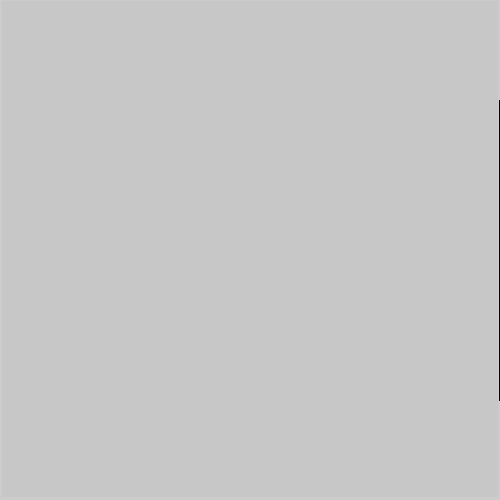
Frame 1 (no input)
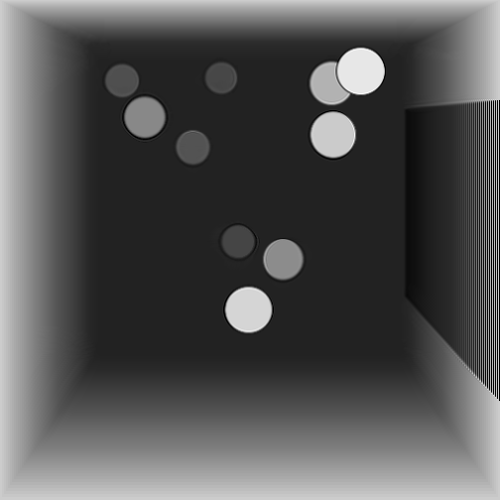
Frame 60 (the mouse pressed at the canvas centre just before this capture)
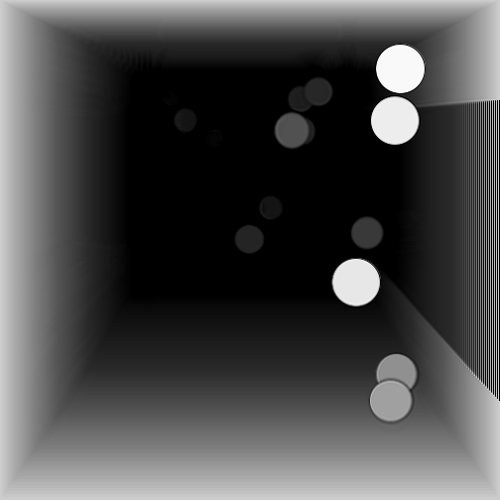
Frame 120 (the mouse held since frame 60 and released just before this capture)

The Processing sketch that drew these frames (run headless with seeded random() and noise(); from frame 60 on, the mouse is pressed at the canvas centre):

// Processing sketch: processing_4239
// ── processing_4239.pde

//Interactive Representation of Sydney

PImage i;
int c=0;

void setup(){
 size(500,500);
 smooth();
 frameRate(10);
 }
 
void draw(){
 i=get();
 tint(250);
 image(i,2,1,496,496);
 rect(499,100,50,300);
 if(c%90>random(1,90)&&c%90<random(1,90))ellipse(random(50, 450), random(50, 450), 50, 50); //people
 c++;
}

void mousePressed(){
 i=get();
 tint(random(150, 255), random(150, 255), random(150, 255));
 image(i,1,2,496,495);
 if(c%10>3&&c%10<7)rect(random(30, 300), random(25, 350), 125, 125); //cars
 if(c%10>3&&c%10<7)rect(random(30, 300), random(25, 350), 125, 125); //cars
 if(c%90>26&&c%90<30)rect(200, 50, 100, 400); //train
 if(c%90>76&&c%90<80)rect(200, 50, 100, 400); //train
 if(c%90>43&&c%90<47)rect(1, 1, 600, 600); //bus
 //when this clicked and it occurs rarely, the screen should become white
 //this is to express how you can always seem to wait ages for a bus
 if(c%90>1&&c%90<90)ellipse(random(50, 450), random(50, 450), 50, 50); //people
 if(c%90>1&&c%90<90)ellipse(random(50, 450), random(50, 450), 50, 50);
 if(c%90>1&&c%90<90)ellipse(random(50, 450), random(50, 450), 50, 50);
 if(c%90>1&&c%90<90)ellipse(random(50, 450), random(50, 450), 50, 50);
 if(c%90>1&&c%90<90)ellipse(random(50, 450), random(50, 450), 50, 50);
 if(c%90>1&&c%90<90)ellipse(random(50, 450), random(50, 450), 50, 50);
 if(c%90>1&&c%90<90)ellipse(random(50, 450), random(50, 450), 50, 50);
 if(c%90>1&&c%90<90)ellipse(random(50, 450), random(50, 450), 50, 50);
 c++;
}
